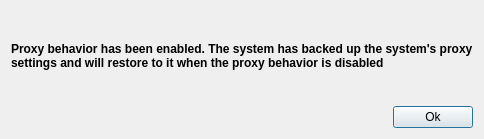
<?xml version="1.0" encoding="UTF-8"?>
<ui version="4.0">
 <class>Dialog</class>
 <widget class="QDialog" name="Dialog">
  <property name="geometry">
   <rect>
    <x>0</x>
    <y>0</y>
    <width>355</width>
    <height>139</height>
   </rect>
  </property>
  <property name="windowTitle">
   <string>Proxy Behavior Enabled Notification</string>
  </property>
  <layout class="QVBoxLayout" name="verticalLayout_2">
   <item>
    <layout class="QGridLayout" name="gridLayout">
     <item row="1" column="1">
      <widget class="QPushButton" name="pushButton">
       <property name="text">
        <string>Ok</string>
       </property>
      </widget>
     </item>
     <item row="1" column="0">
      <spacer name="horizontalSpacer">
       <property name="orientation">
        <enum>Qt::Horizontal</enum>
       </property>
       <property name="sizeHint" stdset="0">
        <size>
         <width>40</width>
         <height>20</height>
        </size>
       </property>
      </spacer>
     </item>
     <item row="0" column="0" colspan="2">
      <widget class="QLabel" name="label">
       <property name="font">
        <font>
         <weight>75</weight>
         <bold>true</bold>
        </font>
       </property>
       <property name="text">
        <string>Proxy behavior has been enabled. The system has backed up the system's proxy
settings and will restore to it when the proxy behavior is disabled</string>
       </property>
      </widget>
     </item>
    </layout>
   </item>
  </layout>
 </widget>
 <resources/>
 <connections/>
</ui>
